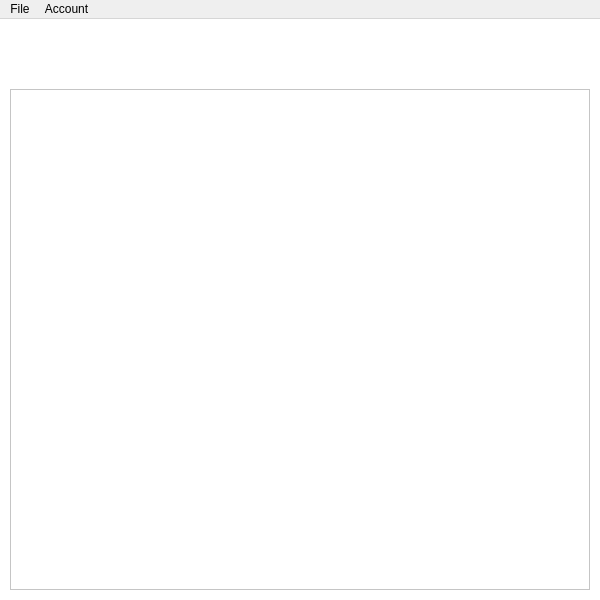
<?xml version="1.0" encoding="UTF-8"?>
<ui version="4.0">
 <class>ShowFiles</class>
 <widget class="QMainWindow" name="ShowFiles">
  <property name="geometry">
   <rect>
    <x>0</x>
    <y>0</y>
    <width>600</width>
    <height>600</height>
   </rect>
  </property>
  <property name="windowTitle">
   <string>Your Files</string>
  </property>
  <property name="styleSheet">
   <string notr="true">QListWidget::item
{
    background: rgb(255,255,255); 
	color : rgb(255,255,255); 
}
QListWidget::item:selected
{
	
	background-color: rgb(189, 187, 191);
	color: rgb(189, 187, 191);
}</string>
  </property>
  <widget class="QWidget" name="centralWidget">
   <property name="styleSheet">
    <string notr="true">background-color: rgb(255, 255, 255);</string>
   </property>
   <widget class="QListWidget" name="listWidget">
    <property name="geometry">
     <rect>
      <x>10</x>
      <y>70</y>
      <width>580</width>
      <height>501</height>
     </rect>
    </property>
    <property name="autoFillBackground">
     <bool>false</bool>
    </property>
    <property name="styleSheet">
     <string notr="true">QListWidget::item
{
    background: rgb(255,255,255); 
	color : rgb(255,255,255); 
}
QListWidget::item:selected
{
	background-color: rgb(189, 187, 191);
	color: rgb(189, 187, 191);
}
</string>
    </property>
   </widget>
   <widget class="QWidget" name="customToolbar" native="true">
    <property name="geometry">
     <rect>
      <x>0</x>
      <y>0</y>
      <width>600</width>
      <height>60</height>
     </rect>
    </property>
    <property name="sizePolicy">
     <sizepolicy hsizetype="Preferred" vsizetype="Preferred">
      <horstretch>0</horstretch>
      <verstretch>0</verstretch>
     </sizepolicy>
    </property>
    <property name="styleSheet">
     <string notr="true">background-color: rgb(255, 255, 255);</string>
    </property>
    <widget class="ClickableLabel" name="newFile">
     <property name="geometry">
      <rect>
       <x>5</x>
       <y>10</y>
       <width>40</width>
       <height>40</height>
      </rect>
     </property>
     <property name="autoFillBackground">
      <bool>false</bool>
     </property>
     <property name="styleSheet">
      <string notr="true"/>
     </property>
     <property name="text">
      <string/>
     </property>
     <property name="scaledContents">
      <bool>true</bool>
     </property>
    </widget>
    <widget class="ClickableLabel" name="logout">
     <property name="geometry">
      <rect>
       <x>505</x>
       <y>14</y>
       <width>35</width>
       <height>35</height>
      </rect>
     </property>
     <property name="styleSheet">
      <string notr="true">ClickableLabel :hover{
height: 40px;
width: 40px;
	background-color: rgb(255, 255, 255);
}</string>
     </property>
     <property name="text">
      <string/>
     </property>
     <property name="scaledContents">
      <bool>true</bool>
     </property>
    </widget>
    <widget class="ClickableLabel" name="avatar">
     <property name="geometry">
      <rect>
       <x>550</x>
       <y>10</y>
       <width>40</width>
       <height>40</height>
      </rect>
     </property>
     <property name="autoFillBackground">
      <bool>false</bool>
     </property>
     <property name="styleSheet">
      <string notr="true"/>
     </property>
     <property name="text">
      <string/>
     </property>
     <property name="scaledContents">
      <bool>true</bool>
     </property>
    </widget>
    <widget class="ClickableLabel" name="addFile">
     <property name="geometry">
      <rect>
       <x>60</x>
       <y>10</y>
       <width>40</width>
       <height>40</height>
      </rect>
     </property>
     <property name="autoFillBackground">
      <bool>false</bool>
     </property>
     <property name="styleSheet">
      <string notr="true"/>
     </property>
     <property name="text">
      <string/>
     </property>
     <property name="scaledContents">
      <bool>true</bool>
     </property>
    </widget>
   </widget>
  </widget>
  <widget class="QMenuBar" name="menuBar">
   <property name="geometry">
    <rect>
     <x>0</x>
     <y>0</y>
     <width>600</width>
     <height>22</height>
    </rect>
   </property>
   <widget class="QMenu" name="menuFile">
    <property name="title">
     <string>File</string>
    </property>
    <addaction name="actionNew_File"/>
   </widget>
   <widget class="QMenu" name="menuAccount">
    <property name="title">
     <string>Account</string>
    </property>
   </widget>
   <addaction name="menuFile"/>
   <addaction name="menuAccount"/>
  </widget>
  <action name="actionNew_File">
   <property name="checkable">
    <bool>false</bool>
   </property>
   <property name="icon">
    <iconset>
     <normaloff>:/rec/img/new-file.png</normaloff>:/rec/img/new-file.png</iconset>
   </property>
   <property name="text">
    <string>New File</string>
   </property>
  </action>
  <action name="actionLogout">
   <property name="checkable">
    <bool>false</bool>
   </property>
   <property name="enabled">
    <bool>true</bool>
   </property>
   <property name="icon">
    <iconset>
     <normaloff>:/rec/img/logout.png</normaloff>:/rec/img/logout.png</iconset>
   </property>
   <property name="text">
    <string>Logout</string>
   </property>
  </action>
 </widget>
 <layoutdefault spacing="6" margin="11"/>
 <customwidgets>
  <customwidget>
   <class>ClickableLabel</class>
   <extends>QLabel</extends>
   <header>clickablelabel.h</header>
   <slots>
    <signal>clicked()</signal>
   </slots>
  </customwidget>
 </customwidgets>
 <resources/>
 <connections/>
</ui>
